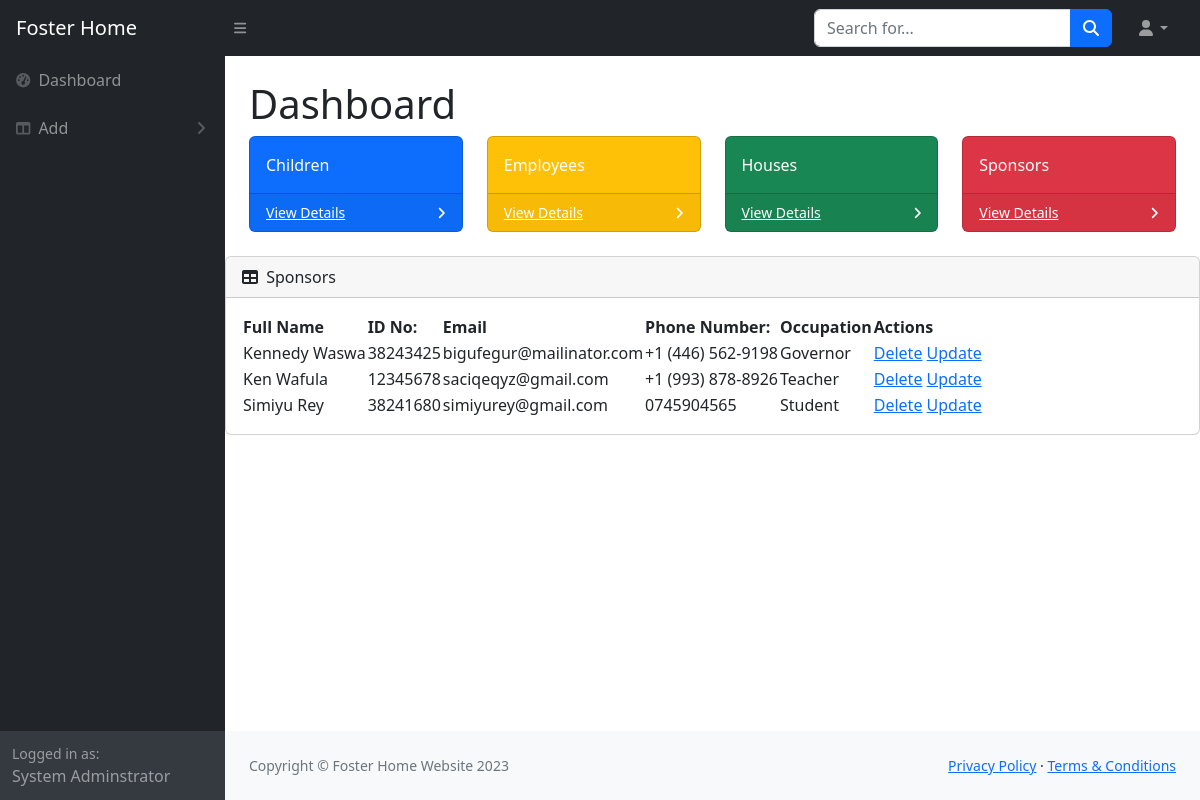
/sponsor-list/ (signed in), run on the app's committed database.
### fosterApp/models.py (models this page shows, shortened)
class Sponsor(models.Model):
    fullName=models.CharField(max_length=100,blank=False, default=None)
    sponsorEmail=models.EmailField(max_length=50)
    sponsorId=models.CharField(max_length=10)
    contact=models.CharField(max_length=100)
    occupation=models.CharField(max_length=50)
    created=models.DateTimeField(auto_now_add=True)
    updated=models.DateTimeField(auto_now=True)

### fosterApp/views.py (the view)
# urls.py: path('sponsor-list/', getSponsors,name='sponsor-list'),
@login_required(login_url='login')
def getSponsors(request):
    sponsors = Sponsor.objects.all()
    context = {"sponsors": sponsors}
    return render(request, "fosterApp/sponsor-list.html", context)

### fosterApp/templates/fosterApp/sponsor-list.html
{% extends 'admin-dashboard.html' %}
{% block content %}
<div class="card mb-4">
    <div class="card-header">
        <i class="fas fa-table me-1"></i>
        Sponsors
    </div>
    <div class="card-body">
        <table id="datatablesSimple">
            <thead>
                <tr>
                    <th>Full Name</th>
                    <th>ID No:</th>
                    <th>Email</th>
                    <th>Phone Number:</th>
                    <th>Occupation</th>
                    <th>Actions</th>
                </tr>
            </thead>
            <tbody>
                    {% for sponsor in sponsors %}
                    <tr>
                        <td>{{ sponsor.fullName }}</td>
                        <td>{{ sponsor.sponsorId }}</td>
                        <td>{{ sponsor.sponsorEmail }}</td>
                        <td>{{ sponsor.contact }}</td>
                        <td>{{ sponsor.occupation }}</td>
                        <td><a href="{% url 'delete-sponsor' sponsor.id %}">Delete</a>
                            <a href="{% url 'update-sponsor' sponsor.id %}">Update</a>
                        </td>
                    </tr>
                    {% endfor %}
            </tbody>
        </table>
    </div>
</div>
{% endblock %}

### data on the page
Sponsor: fullName "Kennedy Waswa", sponsorId "38243425", sponsorEmail "bigufegur@mailinator.com", contact "+1 (446) 562-9198", occupation "Governor"
Sponsor: fullName "Ken Wafula", sponsorId "12345678", sponsorEmail "saciqeqyz@gmail.com", contact "+1 (993) 878-8926", occupation "Teacher"
Sponsor: fullName "Simiyu Rey", sponsorId "38241680", sponsorEmail "simiyurey@gmail.com", contact "0745904565", occupation "Student"
